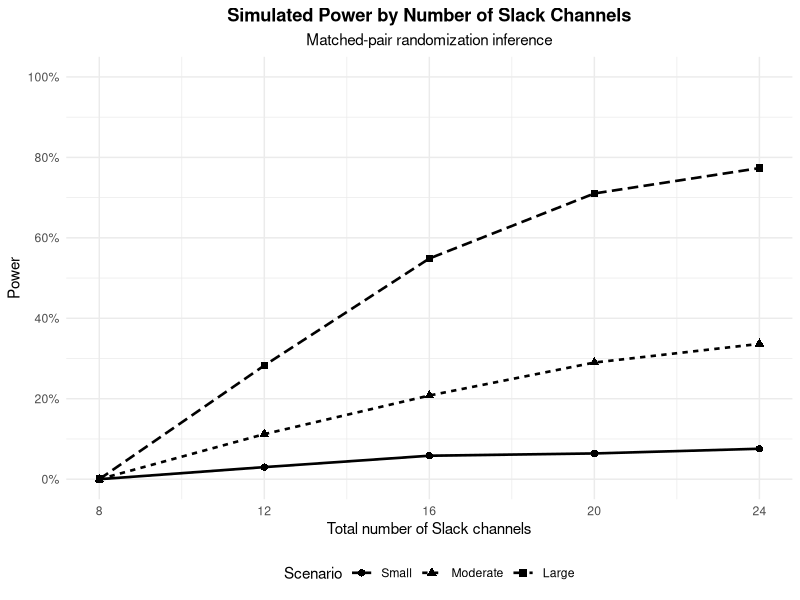

R code for this plot:
## ---- chunk 1
knitr::opts_chunk$set(
  echo = FALSE,
  message = FALSE,
  warning = FALSE
)

library(tidyverse)
library(knitr)
## ---- chunk 2
channel_sizes <- tribble(
  ~year, ~term,     ~mids, ~mics,
   2026, "Fall",       41,    22,
   2026, "Summer",     34,    10,
   2026, "Spring",     67,    32,
   2025, "Fall",       95,    44,
   2025, "Summer",     59,    13,
   2025, "Spring",     51,    30,
   2024, "Fall",       77,    27,
   2024, "Summer",     38,    22,
   2024, "Spring",     66,    41,
   2023, "Fall",      145,    48,
   2023, "Summer",     53,    12,
   2023, "Spring",     83,    17
)

channel_sizes <- channel_sizes %>%
  mutate(
    mids = mids - 2,
    mics = mics - 2,
    cohort_age_terms = row_number()
  )

cohort_labels <- paste(channel_sizes$term, channel_sizes$year)

pair_template <- tibble(
  pair_within_program = 1:6,
  cohort_1 = cohort_labels[c(1, 3, 5, 7, 9, 11)],
  cohort_2 = cohort_labels[c(2, 4, 6, 8, 10, 12)]
)

mids_pairs <- pair_template %>%
  mutate(
    program = "MIDS",
    n_1 = channel_sizes$mids[c(1, 3, 5, 7, 9, 11)],
    n_2 = channel_sizes$mids[c(2, 4, 6, 8, 10, 12)],
    age_1 = channel_sizes$cohort_age_terms[c(1, 3, 5, 7, 9, 11)],
    age_2 = channel_sizes$cohort_age_terms[c(2, 4, 6, 8, 10, 12)]
  )

mics_pairs <- pair_template %>%
  mutate(
    program = "MICS",
    n_1 = channel_sizes$mics[c(1, 3, 5, 7, 9, 11)],
    n_2 = channel_sizes$mics[c(2, 4, 6, 8, 10, 12)],
    age_1 = channel_sizes$cohort_age_terms[c(1, 3, 5, 7, 9, 11)],
    age_2 = channel_sizes$cohort_age_terms[c(2, 4, 6, 8, 10, 12)]
  )

pair_data <- bind_rows(mids_pairs, mics_pairs) %>%
  mutate(
    program = factor(program, levels = c("MIDS", "MICS"))
  ) %>%
  arrange(program, pair_within_program)
## ---- chunk 3
channel_sizes %>%
  transmute(
    Year = year,
    Term = term,
    MIDS = mids,
    MICS = mics
  ) %>%
  kable(
    align = "llcc",
    caption = "Estimated eligible Slack cohort members used in the experiment"
  )
## ---- chunk 4
pair_data %>%
  transmute(
    Program = program,
    Pair = pair_within_program,
    `Cohort 1` = paste0("\\mbox{", cohort_1, "}"),
    `\\shortstack{Cohort 1 eligible\\\\members}` = n_1,
    `Cohort 2` = paste0("\\mbox{", cohort_2, "}"),
    `\\shortstack{Cohort 2 eligible\\\\members}` = n_2
  ) %>%
  kable(
    align = "lclclc",
    escape = FALSE,
    caption = "Matched pairs used for treatment randomization"
  )
## ---- chunk 5
assignment_seed <- 241L
set.seed(assignment_seed)

assignment_by_pair <- pair_data %>%
  mutate(
    test_is_cohort_1 = rbinom(n(), size = 1, prob = 0.5) == 1,
    assignment_1 = if_else(test_is_cohort_1, "Test (AI)", "Control (Human)"),
    assignment_2 = if_else(test_is_cohort_1, "Control (Human)", "Test (AI)")
  )

assignment_table <- bind_rows(
  assignment_by_pair %>%
    transmute(
      Program = program,
      Pair = pair_within_program,
      Cohort = cohort_1,
      `Cohort age (terms)` = age_1,
      `Estimated Eligible Members` = n_1,
      Assignment = assignment_1
    ),
  assignment_by_pair %>%
    transmute(
      Program = program,
      Pair = pair_within_program,
      Cohort = cohort_2,
      `Cohort age (terms)` = age_2,
      `Estimated Eligible Members` = n_2,
      Assignment = assignment_2
    )
) %>%
  mutate(
    `Channel ID` = if_else(
      Program == "MIDS",
      `Cohort age (terms)`,
      `Cohort age (terms)` + 12
    )
  ) %>%
  arrange(`Channel ID`) %>%
  select(
    `Channel ID`,
    Program,
    Pair,
    Cohort,
    Assignment,
    `Cohort age (terms)`,
    `Estimated Eligible Members`
  )

pair_check <- assignment_table %>%
  count(Program, Pair, Assignment) %>%
  pivot_wider(
    names_from = Assignment,
    values_from = n,
    values_fill = 0
  )

stopifnot(
  all(pair_check$`Test (AI)` == 1),
  all(pair_check$`Control (Human)` == 1),
  sum(assignment_table$Assignment == "Test (AI)") == 12,
  sum(assignment_table$Assignment == "Control (Human)") == 12
)

expected_assignment <- c(
  "Test (AI)",
  "Control (Human)",
  "Control (Human)",
  "Test (AI)",
  "Control (Human)",
  "Test (AI)",
  "Test (AI)",
  "Control (Human)",
  "Test (AI)",
  "Control (Human)",
  "Test (AI)",
  "Control (Human)",
  "Test (AI)",
  "Control (Human)",
  "Control (Human)",
  "Test (AI)",
  "Test (AI)",
  "Control (Human)",
  "Control (Human)",
  "Test (AI)",
  "Test (AI)",
  "Control (Human)",
  "Test (AI)",
  "Control (Human)"
)

stopifnot(
  all(assignment_table$`Channel ID` == 1:24),
  identical(
    as.character(assignment_table$Assignment),
    expected_assignment
  )
)

assignment_table_display <- assignment_table %>%
  arrange(Program, `Channel ID`) %>%
  mutate(
    Cohort = paste0("\\mbox{", Cohort, "}"),
    Assignment = paste0("\\mbox{", Assignment, "}")
  ) %>%
  rename(
    `\\shortstack{Estimated Eligible\\\\Members}` =
      `Estimated Eligible Members`
  )

kable(
  assignment_table_display,
  align = "ccclccc",
  escape = FALSE,
  caption = paste0(
    "Final randomized treatment assignment (seed = ",
    assignment_seed,
    ")"
  )
)
## ---- chunk 6
balance_summary <- assignment_table %>%
  group_by(Assignment) %>%
  summarise(
    `MIDS channels` = sum(Program == "MIDS"),
    `MICS channels` = sum(Program == "MICS"),
    `Average cohort age (terms)` = mean(`Cohort age (terms)`),
    `Average estimated eligible cohort size` =
      mean(`Estimated Eligible Members`),
    .groups = "drop"
  )

ai_summary <- balance_summary %>%
  filter(Assignment == "Test (AI)")

control_summary <- balance_summary %>%
  filter(Assignment == "Control (Human)")

balance_difference <- tibble(
  Assignment = "Test (AI) - Control (Human)",
  `MIDS channels` =
    ai_summary$`MIDS channels` - control_summary$`MIDS channels`,
  `MICS channels` =
    ai_summary$`MICS channels` - control_summary$`MICS channels`,
  `Average cohort age (terms)` =
    ai_summary$`Average cohort age (terms)` -
    control_summary$`Average cohort age (terms)`,
  `Average estimated eligible cohort size` =
    ai_summary$`Average estimated eligible cohort size` -
    control_summary$`Average estimated eligible cohort size`
)

percent_difference <- tibble(
  Assignment = "% Difference",
  `MIDS channels` =
    100 * (
      ai_summary$`MIDS channels` -
      control_summary$`MIDS channels`
    ) / control_summary$`MIDS channels`,
  `MICS channels` =
    100 * (
      ai_summary$`MICS channels` -
      control_summary$`MICS channels`
    ) / control_summary$`MICS channels`,
  `Average cohort age (terms)` =
    100 * (
      ai_summary$`Average cohort age (terms)` -
      control_summary$`Average cohort age (terms)`
    ) / control_summary$`Average cohort age (terms)`,
  `Average estimated eligible cohort size` =
    100 * (
      ai_summary$`Average estimated eligible cohort size` -
      control_summary$`Average estimated eligible cohort size`
    ) / control_summary$`Average estimated eligible cohort size`
)

balance_table <- bind_rows(
  balance_summary,
  balance_difference,
  percent_difference
)

balance_table_display <- balance_table %>%
  mutate(
    `MIDS channels` = if_else(
      Assignment == "% Difference",
      paste0(round(`MIDS channels`, 1), "%"),
      as.character(round(`MIDS channels`, 1))
    ),
    `MICS channels` = if_else(
      Assignment == "% Difference",
      paste0(round(`MICS channels`, 1), "%"),
      as.character(round(`MICS channels`, 1))
    ),
    `Average cohort age (terms)` = if_else(
      Assignment == "% Difference",
      paste0(round(`Average cohort age (terms)`, 1), "%"),
      as.character(round(`Average cohort age (terms)`, 2))
    ),
    `Average estimated eligible cohort size` = if_else(
      Assignment == "% Difference",
      paste0(round(`Average estimated eligible cohort size`, 1), "%"),
      as.character(round(`Average estimated eligible cohort size`, 1))
    )
  )

kable(
  balance_table_display,
  align = "lcccc",
  caption = "Covariate balance between Test (AI) and Control (Human) assignments"
)
## ---- chunk 7
set.seed(123)

alpha <- 0.05
n_sims <- 3000L

pairs_per_program_values <- 2:6
total_channels_values <- 4 * pairs_per_program_values

scenarios <- tibble(
  scenario = factor(
    c("Small", "Moderate", "Large"),
    levels = c("Small", "Moderate", "Large")
  ),
  p_control = c(0.10, 0.10, 0.10),
  p_ai = c(0.11, 0.14, 0.18)
) %>%
  mutate(
    effect_ai_pp = 100 * (p_ai - p_control)
  )

# Preserve the existing simulation row order for reproducibility of the
# Monte Carlo results while using the same canonical design data above.
simulation_pair_data <- pair_data %>%
  arrange(as.character(program), pair_within_program)

make_sign_matrix <- function(n_pairs) {
  as.matrix(
    expand.grid(
      rep(list(c(-1, 1)), n_pairs)
    )
  )
}

total_pairs_values <- 2 * pairs_per_program_values

sign_matrices <- setNames(
  lapply(total_pairs_values, make_sign_matrix),
  total_pairs_values
)
## ---- chunk 8
scenario_table <- scenarios %>%
  transmute(
    Scenario = scenario,
    `Human control` = paste0(round(100 * p_control), "%"),
    AI = paste0(round(100 * p_ai), "%"),
    `AI effect` = paste0("+", effect_ai_pp, " pp")
  )

kable(
  scenario_table,
  align = "lccc",
  caption = "Response probabilities used in the three power-analysis scenarios"
)
## ---- chunk 9
simulate_once <- function(
    pair_subset,
    p_control,
    p_ai,
    sign_matrix
) {

  n_pairs <- nrow(pair_subset)
  pair_differences <- numeric(n_pairs)

  for (j in seq_len(n_pairs)) {

    ai_is_channel_1 <- rbinom(1, size = 1, prob = 0.5) == 1

    if (ai_is_channel_1) {

      responses_1 <- rbinom(
        1,
        size = pair_subset$n_1[j],
        prob = p_ai
      )

      responses_2 <- rbinom(
        1,
        size = pair_subset$n_2[j],
        prob = p_control
      )

      rate_ai <- responses_1 / pair_subset$n_1[j]
      rate_control <- responses_2 / pair_subset$n_2[j]

    } else {

      responses_1 <- rbinom(
        1,
        size = pair_subset$n_1[j],
        prob = p_control
      )

      responses_2 <- rbinom(
        1,
        size = pair_subset$n_2[j],
        prob = p_ai
      )

      rate_control <- responses_1 / pair_subset$n_1[j]
      rate_ai <- responses_2 / pair_subset$n_2[j]
    }

    pair_differences[j] <- rate_ai - rate_control
  }

  t_observed <- mean(pair_differences)

  permutation_statistics <- as.vector(
    sign_matrix %*% pair_differences
  ) / n_pairs

  p_value <- mean(
    abs(permutation_statistics) >= abs(t_observed) - 1e-12
  )

  return(p_value)
}


results_list <- list()
row_id <- 1L

for (s in seq_len(nrow(scenarios))) {

  for (pairs_per_program in pairs_per_program_values) {

    pair_subset <- simulation_pair_data %>%
      filter(pair_within_program <= pairs_per_program)

    n_pairs <- nrow(pair_subset)
    n_channels <- 2 * n_pairs

    sign_matrix <- sign_matrices[[as.character(n_pairs)]]

    p_values <- replicate(
      n_sims,
      simulate_once(
        pair_subset = pair_subset,
        p_control = scenarios$p_control[s],
        p_ai = scenarios$p_ai[s],
        sign_matrix = sign_matrix
      )
    )

    results_list[[row_id]] <- tibble(
      scenario = scenarios$scenario[s],
      total_channels = n_channels,
      matched_pairs = n_pairs,
      total_members = sum(pair_subset$n_1 + pair_subset$n_2),
      power = mean(p_values <= alpha),
      valid_simulations = length(p_values)
    )

    row_id <- row_id + 1L
  }
}

power_results <- bind_rows(results_list)
## ---- chunk 10
ggplot(
  power_results,
  aes(
    x = total_channels,
    y = power,
    group = scenario,
    linetype = scenario,
    shape = scenario
  )
) +
  geom_line(linewidth = 0.9) +
  geom_point(size = 2.2) +
  scale_y_continuous(
    limits = c(0, 1.0),
    breaks = seq(0, 1.0, by = 0.20),
    labels = function(x) paste0(round(100 * x), "%")
  ) +
  scale_x_continuous(
    breaks = total_channels_values
  ) +
  labs(
    title = "Simulated Power by Number of Slack Channels",
    subtitle = "Matched-pair randomization inference",
    x = "Total number of Slack channels",
    y = "Power",
    linetype = "Scenario",
    shape = "Scenario"
  ) +
  theme_minimal(base_size = 11) +
  theme(
    legend.position = "bottom",
    plot.title = element_text(face = "bold", hjust = 0.5),
    plot.subtitle = element_text(hjust = 0.5)
  )
## ---- chunk 11
max_channels <- max(total_channels_values)

max_sample_results <- power_results %>%
  filter(total_channels == max_channels) %>%
  mutate(
    `Estimated power` = paste0(round(100 * power, 1), "%")
  ) %>%
  select(
    Scenario = scenario,
    `Slack channels` = total_channels,
    `Matched pairs` = matched_pairs,
    `Total estimated eligible members` = total_members,
    `Estimated power`
  )

kable(
  max_sample_results,
  align = "lcccc",
  caption = "Estimated power using all 24 Slack cohort channels"
)
